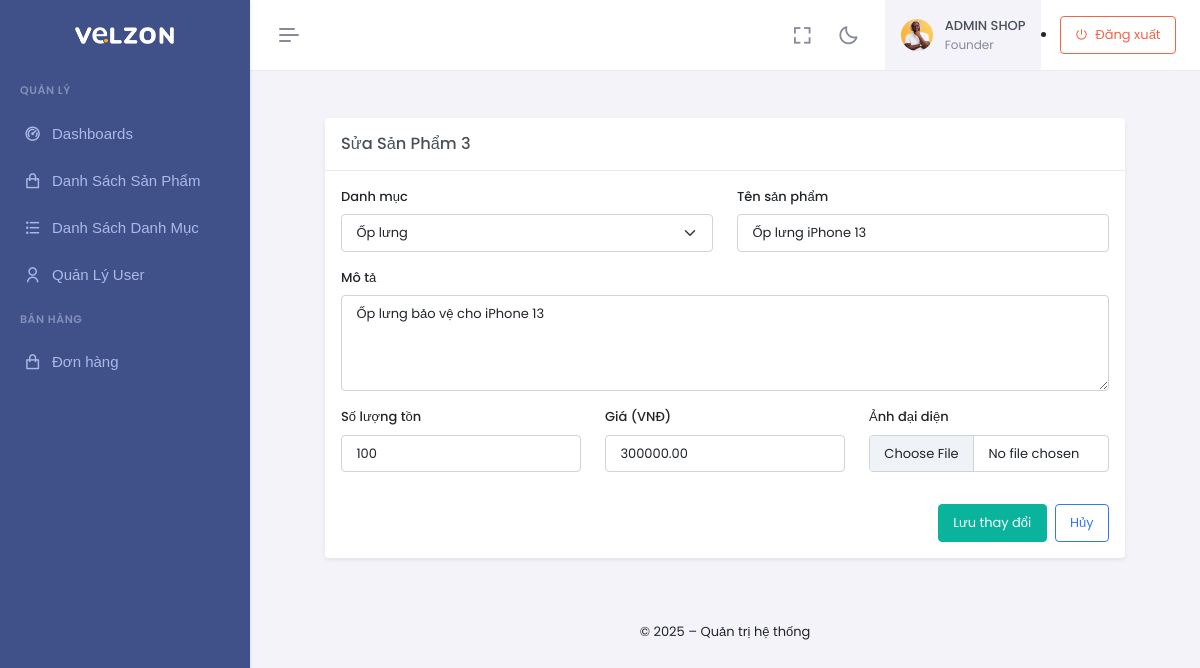
The app's page /admin/index.php?act=product-edit&id=3 (signed in), older data.
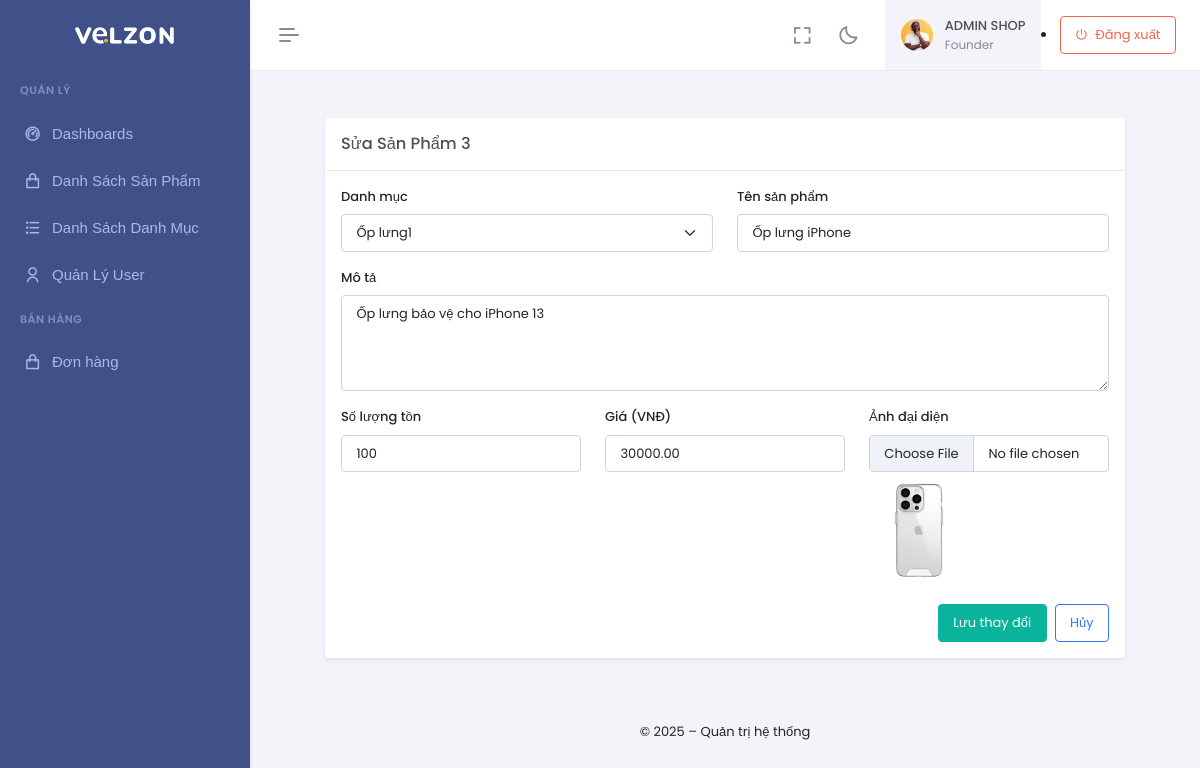
The same page, newer data.
### tables this page shows
CREATE TABLE `sanpham` (
  `MaSanPham` int(11) NOT NULL,
  `MaDanhMuc` int(11) NOT NULL,
  `TenSanPham` varchar(150) NOT NULL,
  `MoTa` text DEFAULT NULL,
  `Gia` decimal(15,2) NOT NULL,
  `SoLuongTon` int(11) NOT NULL DEFAULT 0,
  `AnhDaiDien` varchar(255) DEFAULT NULL,
  `NgayTao` datetime DEFAULT current_timestamp()
);

CREATE TABLE `danhmuc` (
  `MaDanhMuc` int(11) NOT NULL,
  `TenDanhMuc` varchar(100) NOT NULL,
  `MaDanhMucCha` int(11) DEFAULT NULL
);

### admin/controllers/ProductController.php (called while the page is built, shortened)
<?php
class ProductController
{
    private $productModel;
    private $categoryModel;
    public function __construct()
    {
        $this->productModel = new ProductModel();
        $this->categoryModel = new CategoryModel();
    }
    public function edit()
    {
        $id = $_GET['id'] ?? null;
        $item = $this->productModel->find($id);
        $categories = $this->categoryModel->getAll();
        require __DIR__ . '/../views/layouts/layouts_top.php';
        require __DIR__ . '/../views/Product/edit.php';
        require __DIR__ . '/../views/layouts/layout_bottom.php';
    }
}

### admin/index.php (called while the page is built, shortened)
<?php
require_once '../commons/function.php';
require_once 'controllers/ProductController.php';
require_once 'controllers/OrderController.php';
match ($act) {
    'auth-register' => (new AuthController())->register(),
    'auth-login'    => (new AuthController())->login(),
    'auth-logout'   => (new AuthController())->logout(),
    'dashboard'     => (new DashboardController())->index(),
    'product-list'   => (new ProductController())->index(),
    'product-add'    => (new ProductController())->add(),
    'product-edit'   => (new ProductController())->edit(),
    'product-delete' => (new ProductController())->delete(),
    'category-list'   => (new CategoryController())->index(),
    'category-add'    => (new CategoryController())->add(),
    'category-edit'   => (new CategoryController())->edit(),
    'category-delete' => (new CategoryController())->delete(),
    'user-list'   => (new UserController())->index(),
    'user-add'    => (new UserController())->add(),
    'user-edit'   => (new UserController())->edit(),
    'user-delete' => (new UserController())->delete(),
    'order-list' => (new OrderController($pdo))->index(),
    'order-detail' => (new OrderController($pdo))->detail(),
    default => (new DashboardController())->index(),
};

### commons/function.php (called while the page is built)
<?php
function connectDB() {
    $host = DB_HOST;
    $port = DB_PORT;
    $dbname = DB_NAME;
    try {
        $conn = new PDO("mysql:host=$host;port=$port;dbname=$dbname", DB_USERNAME, DB_PASSWORD);
        $conn->setAttribute(PDO::ATTR_ERRMODE, PDO::ERRMODE_EXCEPTION);
        $conn->setAttribute(PDO::ATTR_DEFAULT_FETCH_MODE, PDO::FETCH_ASSOC);
        return $conn;
    } catch (PDOException $e) {
        echo ("Connection failed: " . $e->getMessage());
    }
}

### admin/models/ProductModel.php (called while the page is built, shortened)
<?php
class ProductModel{
  private $conn;
  public function __construct() {
    $this->conn = connectDB();
  }
  public function find($id) {
    $stmt = $this->conn->prepare("SELECT * FROM sanpham WHERE MaSanPham=?");
    $stmt->execute([$id]);
    return $stmt->fetch(PDO::FETCH_ASSOC);
  }
}

### admin/models/CategoryModel.php (called while the page is built, shortened)
<?php
class CategoryModel
{
    private $conn;
    public function __construct()
    {
        $this->conn = connectDB();
    }
    public function getAll()
    {
        $sql = "SELECT * FROM danhmuc ORDER BY MaDanhMucCha ASC, MaDanhMuc ASC";
        $stmt = $this->conn->query("SELECT MaDanhMuc, TenDanhMuc FROM danhmuc");
        return $this->conn->query($sql, PDO::FETCH_ASSOC)->fetchAll();
    }
}

### admin/views/Product/edit.php (the view, shortened to what the changed rows need)
<div class="container-fluid py-4">
  <div class="card shadow-sm border-0 mx-auto" style="max-width:800px;">
    <div class="card-header bg-white">
      <h5 class="mb-0">Sửa Sản Phẩm <?= $item['MaSanPham'] ?></h5>
    </div>
    <div class="card-body">
      <form method="post" enctype="multipart/form-data">
        <div class="row gy-3">
          <div class="col-md-6">
            <label class="form-label">Danh mục</label>
            <select name="MaDanhMuc" class="form-select" required>
              <?php foreach($categories as $c): ?>
                <option value="<?= $c['MaDanhMuc'] ?>"
                  <?= $c['MaDanhMuc']==$item['MaDanhMuc']?'selected':'' ?>>
                  <?= htmlspecialchars($c['TenDanhMuc']) ?>
                </option>
              <?php endforeach; ?>
            </select>
          </div>
          <div class="col-md-6">
            <label class="form-label">Tên sản phẩm</label>
            <input type="text" name="TenSanPham"
                   class="form-control"
                   value="<?= htmlspecialchars($item['TenSanPham']) ?>"
                   required>
          </div>
          <div class="col-12">
            <label class="form-label">Mô tả</label>
            <textarea name="MoTa" rows="4"
                      class="form-control"><?= htmlspecialchars($item['MoTa']) ?></textarea>
          </div>
          <div class="col-md-4">
            <label class="form-label">Số lượng tồn</label>
            <input type="number" name="SoLuongTon"
                   class="form-control"
                   min="0"
                   value="<?= $item['SoLuongTon'] ?>"
                   required>
          </div>
          <div class="col-md-4">
            <label class="form-label">Giá (VNĐ)</label>
            <input type="number" name="Gia"
                   class="form-control"
                   min="0" step="1000"
                   value="<?= $item['Gia'] ?>"
                   required>
          </div>
          <div class="col-md-4">
            <label class="form-label">Ảnh đại diện</label>
            <input type="file" name="AnhDaiDien" class="form-control mb-2" accept="image/*">
            <?php if ($item['AnhDaiDien']): ?>
              <img src="uploads/<?= rawurlencode($item['AnhDaiDien']) ?>"
                   style="max-width:100px; display:block;" alt="">
            <?php endif; ?>
          </div>
        </div>
      </form>
    </div>
  </div>
</div>

Row changes from the older to the newer data that the page shows:
changed sanpham "Ốp lưng bảo vệ cho iPhone 13": MaDanhMuc "Ốp lưng" → "Ốp lưng1"; TenSanPham "Ốp lưng iPhone 13" → "Ốp lưng iPhone"; Gia "300000.00" → "30000.00"; AnhDaiDien: picture added
